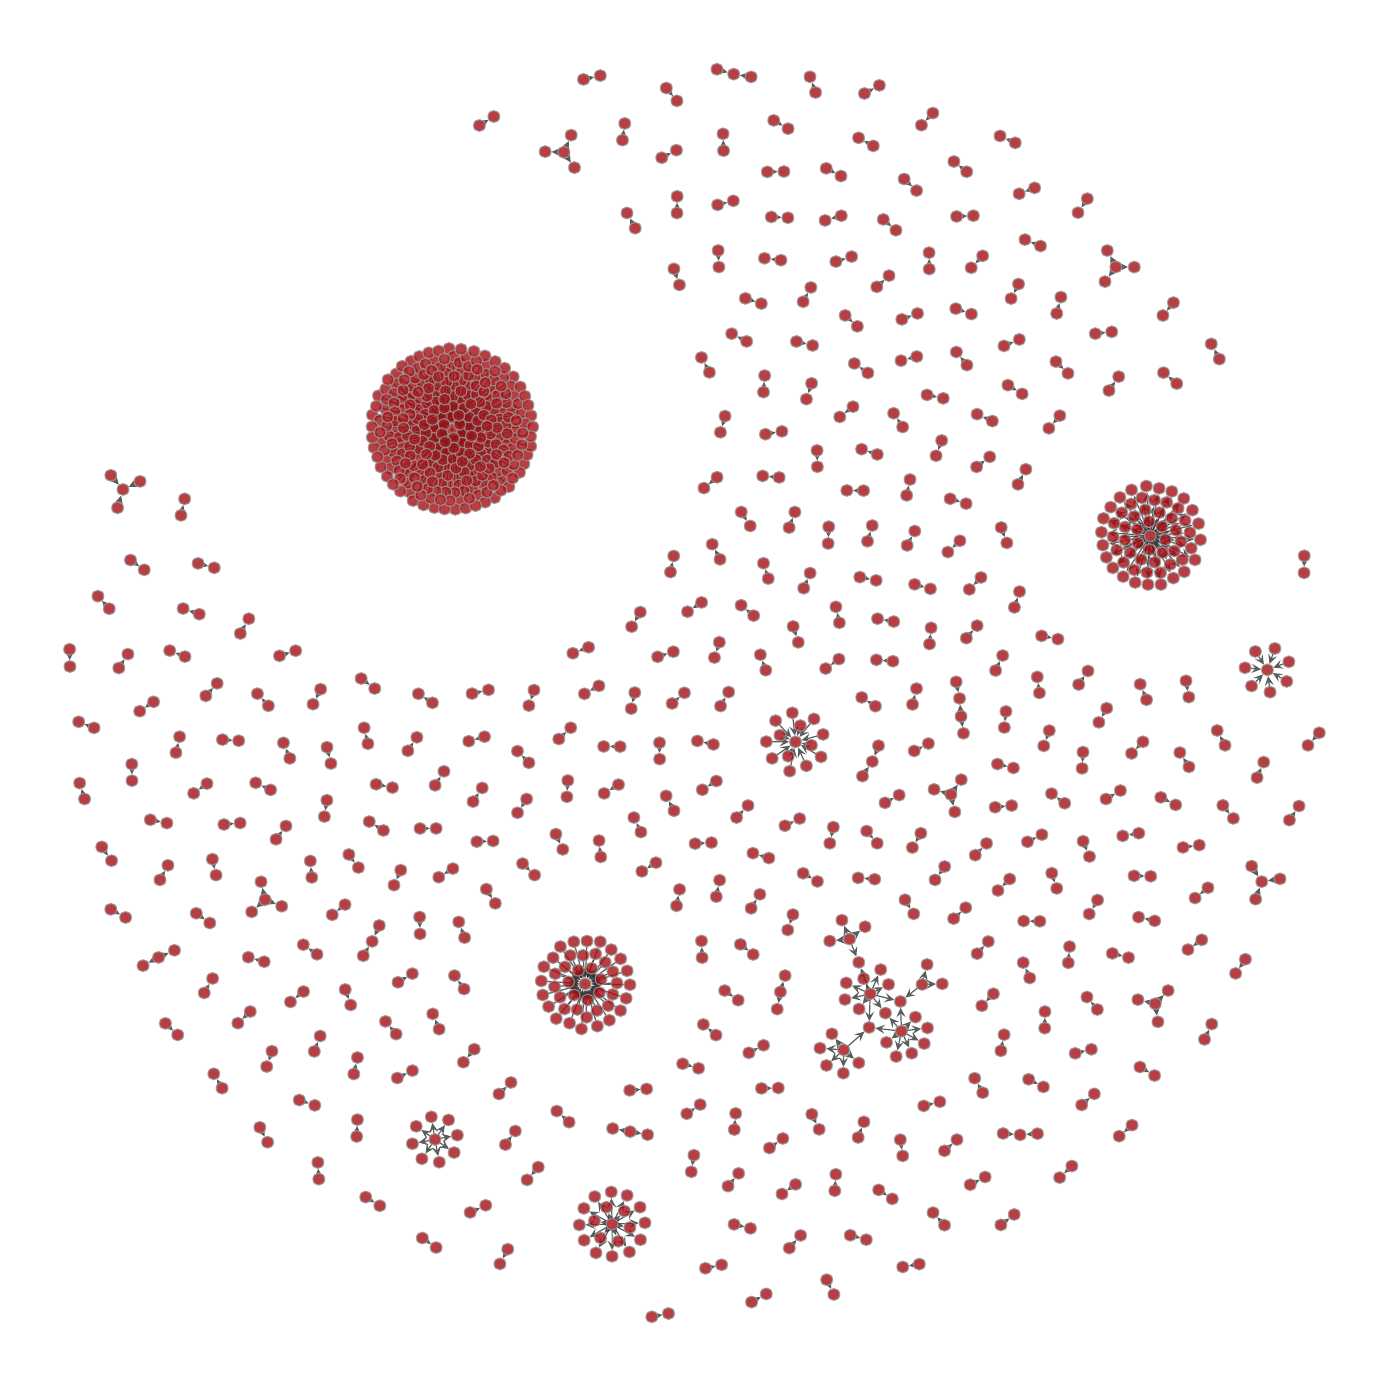

Python code for this plot:
import networkx as nx
import matplotlib.pyplot as plt
from networkx.algorithms.isomorphism.ismags import partition_to_color
from networkx.drawing.layout import random_layout
import networkit as nk
import pandas as pd
import csv
 
fname = input("NOME FILE : ")

#-----------NETWORKIT--------------#
#lavora con edgelist

reader = nk.graphio.EdgeListReader(',',1,'#',directed=True,continuous=False)

# Get mapping from node ids in nxG to node ids in G
f = open(fname,'r')
csv_reader = csv.reader(f,delimiter=',')
next(csv_reader)
list_node_id = []
for row in csv_reader:
    list_node_id.append(row[0])
    list_node_id.append(row[1])
#print(range(len(list_node_id)))
#idmap = dict((id, u) for (id, u) in zip(range(len(list_node_id)), list_node_id))
idmap = dict()
idnew = 0
for idold in list_node_id:
    if idold in idmap : continue
    else : 
        idmap[idold] = idnew
        idnew = idnew + 1

#print (idmap)
try:
    g = reader.read(fname)
except: 
    print("File not exist")
    exit()
i = 0
for u, v in g.iterEdges():
    if i > 10:
        print('...')
        break
    for k,value in idmap.items():
        if value == u:
            idu = k
        elif value == v:
            idv = k

    print(str(u)+'(:'+str(idu)+')', str(v)+'(:'+str(idv)+')')
    i += 1

#FUNZIONI UTILI PER MISURE 

nk.viztasks.drawGraph(g)
plt.show()

#nk.stats.gini() -- CAPIRE CHE ARGOMENTO VUOLE 

#COMPONENTI CONNESSE 
#cc = nk.components.StronglyConnectedComponents(g)
#cc.run()
#print("number of components ", cc.numberOfComponents())

#DISTRIBUZIONE GRADO NODI CON GRAFICO#
dd = sorted(nk.centrality.DegreeCentrality(g).run().scores(), reverse=True)
plt.xscale("log")
plt.xlabel("degree")
plt.yscale("log")
plt.ylabel("number of nodes")
plt.plot(dd)
plt.savefig('distr_grado_1.png')

#CENTRALITA'
#abc = nk.centrality.ApproxBetweenness(g, epsilon=0.1)
#abc.run()
#print(abc.ranking()[:10])

#----------------------------------------#







#--------------PROVA NETWORKX------------#
#f = open('./trx_contract/trx_contract_1.csv',"r")
#next(f,None)
#Graphtype = nx.Graph()
#G = nx.read_edgelist(f, delimiter=',', create_using=Graphtype, nodetype=int, data=(("vmin",str),("vmax",str),("vavg",str),("vsum",str),("mintime",str),("maxtime",str),("count",str),("type",str),))

#print(G)

#pos = nx.nx_agraph.graphviz_layout(G,prog="sfdp")
#pos = random_layout(G)
#nx.draw(G,pos)
#nx.draw_networkx_labels(G, pos)
#print(G)

#nx.write_gexf(G, "test.gexf")
#plt.show()
#-----------------------------------------#

#------------PROVA PANDAS-----------#

#definisci un sottoinsieme di colonne (prima riga csv)
#columns = ['from_address','to_address','val_min']

#df = pd.read_csv('./trx_contract/trx_contract_4.csv')[columns]

#print(df.shape)
#print(df.columns)
#print(df.head(5))
#print(df.dtypes)

#RIDUCE DIMENSIONE DATAFRAME!!!
#df = df.astype('category')

#G = nx.from_pandas_edgelist(df,'from_address','to_address')
#print(nx.info(G))
#---------------------------------------#